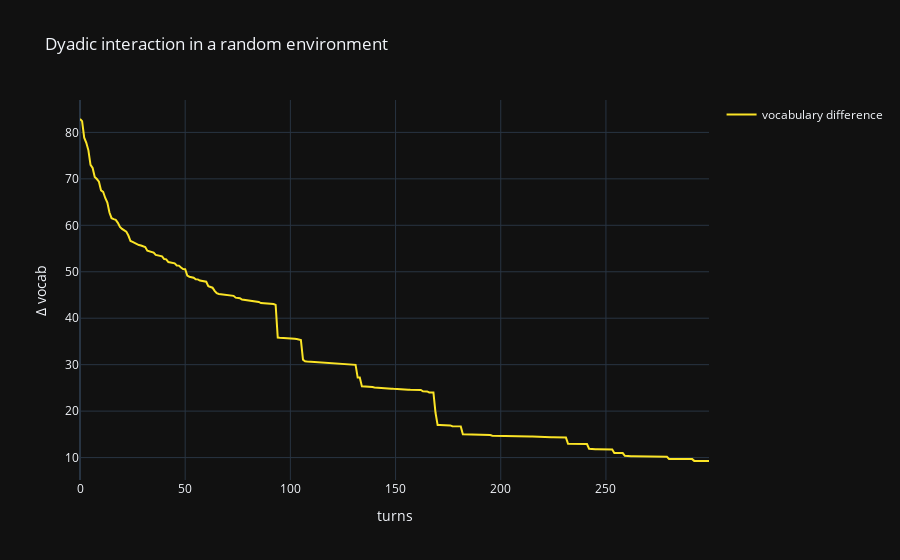

The notebook cell this image was saved under:
### Code cell
fig = plot(vocab_dif.numpy(), 'vocabulary difference')
fig.update_layout(
    title='Dyadic interaction in a random environment',
    yaxis_title='Δ P(w|m)',
    xaxis_title='turns'
)
fig.show()

### Figure 1 — Plotly figure (JSON) as saved in the notebook; plotly's stock layout.template omitted (floating-point values rounded to 4 significant figures; data arrays with more than 128 entries replaced by an {"elided": "..."} marker saying what was removed)
{"data": [{"legendgroup": "vocabulary difference", "line": {"color": "#FBE426"}, "mode": "lines", "name": "vocabulary difference", "showlegend": true, "x": {"elided": "300 int values"}, "y": {"elided": "300 float values"}, "type": "scatter"}], "layout": {"title": {"text": "Dyadic interaction in a random environment"}, "yaxis": {"title": {"text": "Δ vocab"}}, "xaxis": {"title": {"text": "turns"}}}}
